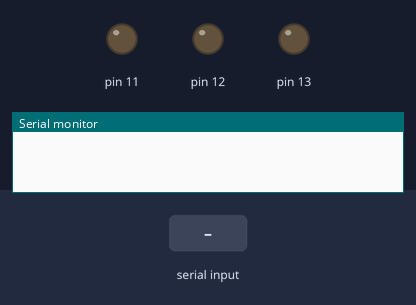
A sketch run on a simulated Arduino Uno, built with avr-gcc and run on an emulated ATmega328P. Shown: output pins drawn as LEDs (lit = HIGH), the last lines printed to the serial monitor. The test bench sets the inputs (shaded band).

Above: at 1.2 s.
1.3 s: "ledon" received over the second serial link
At 3.5 s:
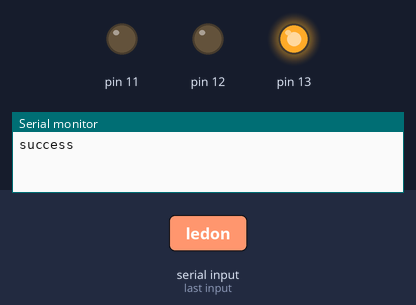
3.8 s: "ledoff" received over the second serial link
At 5.5 s:
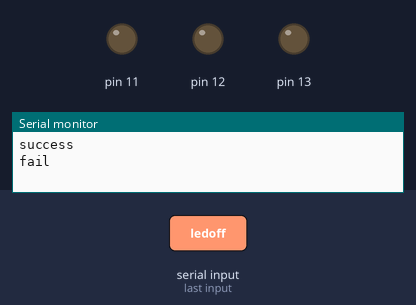
Timing chart, 0 to 7.0 s (numbered marks = the images above; inputs shaded):
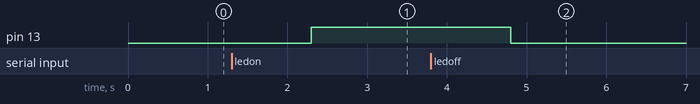

The sketch:

Serial_RX.ino
```cpp
#include <SoftwareSerial.h>

#define TX 6
#define RX 7

SoftwareSerial soft_Serial(TX, RX); //아두이노 간 통신 연결

void setup() {
  // put your setup code here, to run once:
  soft_Serial.begin(115200); // TX 6 RX 7
  Serial.begin(9600);
  pinMode(13, OUTPUT);
  pinMode(11, OUTPUT);
  pinMode(12, OUTPUT);
}

void loop() {
  // put your main code here, to run repeatedly:

  if(soft_Serial.available()){
    String data = soft_Serial.readString();
//  Serial.println(data); //컴퓨터와의 통신 확인
    if(data == "ledon"){
      Serial.println("success");
      digitalWrite(13, HIGH);
    }
    else if(data == "ledoff"){
      Serial.println("fail");
      digitalWrite(13, LOW);
    }
  }
}
```

Measured:
- after the input at 1.3 s, pin 13: LOW → HIGH after 1.0 s
- after the input at 3.8 s, pin 13: HIGH → LOW after 1.0 s
